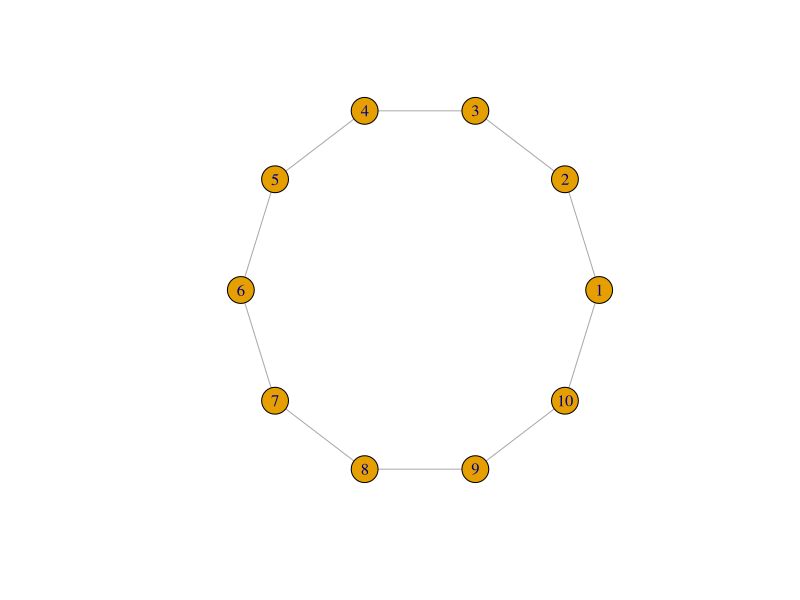

Write R code to recreate this figure. (Note: this script raises an error after producing the figure.)
## ---- chunk 1
knitr::opts_chunk$set(echo = TRUE)
library(igraph)
## ---- chunk 2
g <- make_ring(10)
g$layout <- layout_in_circle
plot(g)
## ---- chunk 3
knitr::include_graphics('/Users/billnunn/Desktop/diag.jpg')
## ---- chunk 4
knitr::include_graphics('/Users/billnunn/Desktop/bsss.jpg')
## ---- chunk 5
knitr::include_graphics('/Users/billnunn/Desktop/mrls.jpg')
## ---- chunk 6
g <- make_star(10)
plot(g)
